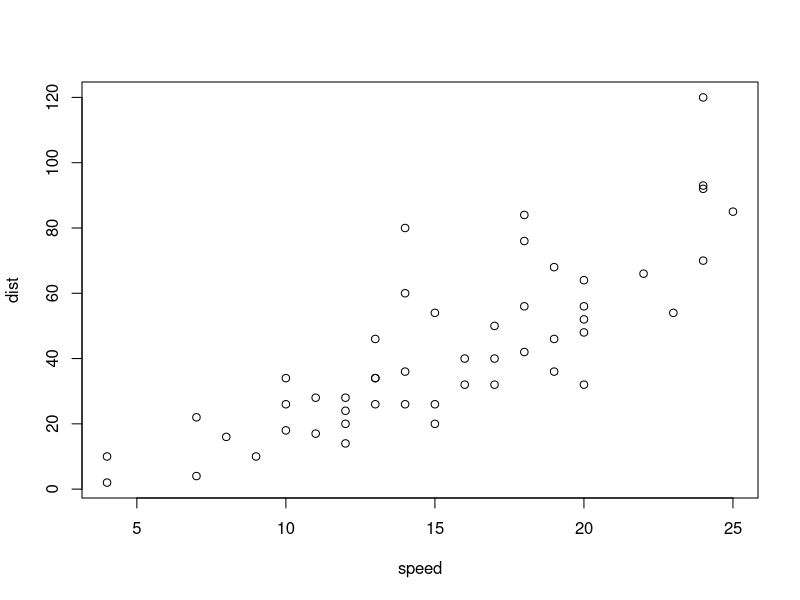
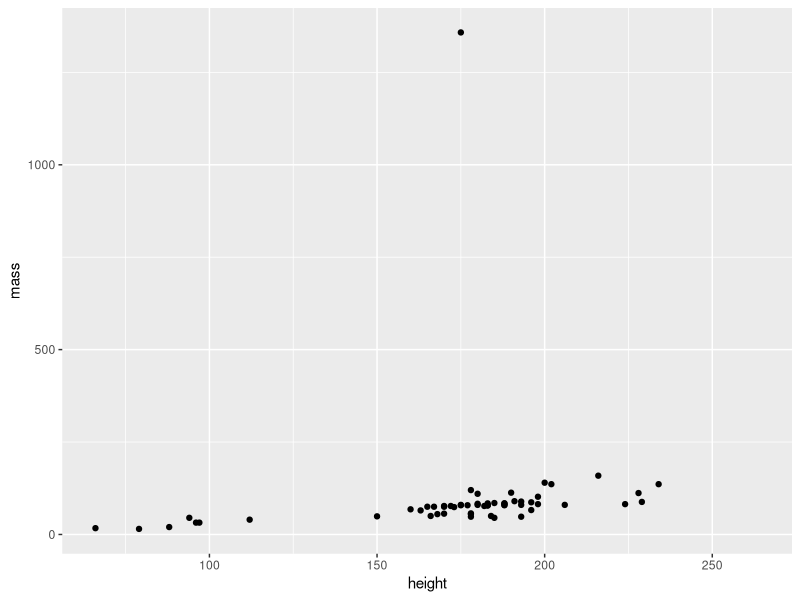

Here is the R script that generated these plots, in order:
## ---- chunk 1
library(tidyverse)
## ---- chunk 2
multiplybytwo <- function(n) {
    return(2 * n)
}

plotcars <- function(df) {
  plot(df)
}

## ---- chunk 3
multiplybytwo(9)
plotcars(cars)
## ---- chunk 4
make_key <- . %>% 
  mutate(key = name) %>%  
  mutate(key = str_to_lower(key)) %>%  
  mutate(key = str_extract(key, "\\w+$")) %>% 
  mutate(first_part = str_to_lower(str_extract(name, "^\\w{1,3}")))  %>% 
  mutate(key = str_glue("{key}_{first_part}")) %>% 
  select(-first_part)

starwars |>
  make_key() |>
  select(name, key)
## ---- chunk 5
my_key_func <- function(df) {
  df |> 
  mutate(key = name) |>  
  mutate(key = str_to_lower(key)) |>  
  mutate(key = str_extract(key, "\\w+$")) |> 
  mutate(first_part = str_to_lower(str_extract(name, "^\\w{1,3}")))  |> 
  mutate(key = str_glue("{key}_{first_part}")) |> 
  select(-first_part)
}

starwars %>% 
  my_key_func() |>
  select(name, key)
## ---- chunk 6
starwars |> 
  mutate(foo = str_to_lower(str_replace(name, "(^\\w{3}).*\\s(\\w+$)", "\\2_\\1"))) |>
  select(name, foo)
## ---- chunk 7
make_me_a_plot <- function(df) {
  df %>% 
    ggplot(aes(height, mass)) +
    geom_point() 
}

make_me_a_plot(starwars)
## ---- chunk 8
multiply_by_two <- function(my_x) {
  mutate(my_x, doubled = height * 2)
}

multiply_by_two(starwars) |>
  select(height, doubled)
## ---- chunk 9
foo_two <- function(my_df, my_var) {
  mutate(my_df, doubled = {{ my_var }} * 2)
}

foo_two(starwars, mass) |>
  select(mass, doubled)
## ---- chunk 10
starwars$height * 2

map_dbl(starwars$height, ~ .x * 2)

starwars |>
  mutate(double = map_dbl(height, ~ .x * 2)) |>
  select(height, double)
